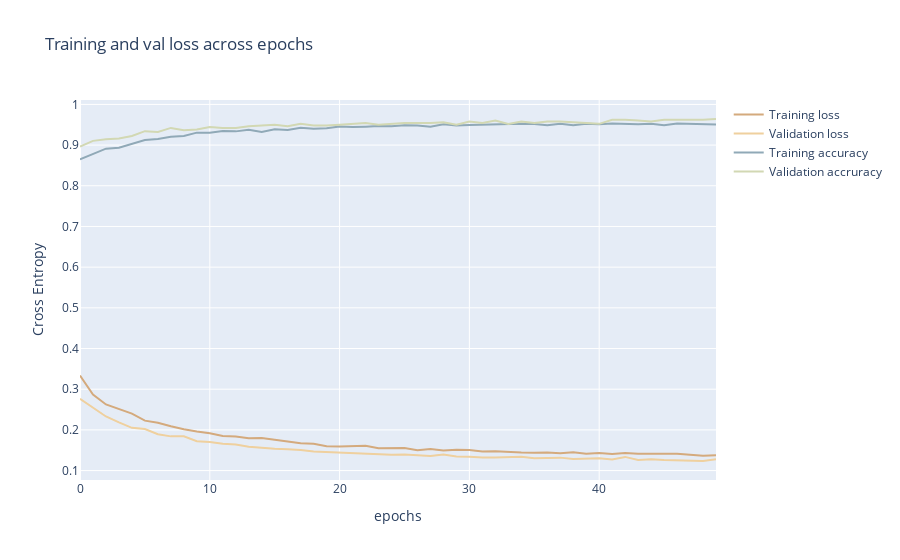

This figure's notebook cell:
### Code cell
fig = go.Figure(data=[
                      go.Scatter(
                          y=history_tlbert.history["loss"],
                          name="Training loss",
                          mode="lines",
                          marker=dict(
                          color=color_chart[0]
                          )),
                      go.Scatter(
                          y=history_tlbert.history["val_loss"],
                          name="Validation loss",
                          mode="lines",
                          marker=dict(
                              color=color_chart[1]
                          )),
                      go.Scatter(
                          y=history_tlbert.history["accuracy"],
                          name="Training accuracy",
                          mode="lines",
                          marker=dict(
                              color=color_chart[2]
                          )),
                      go.Scatter(
                          y=history_tlbert.history["val_accuracy"],
                          name="Validation accruracy",
                          mode="lines",
                          marker=dict(
                              color=color_chart[3]
                          ))
                      ])
fig.update_layout(
                  title='Training and val loss across epochs',
                  xaxis_title='epochs',
                  yaxis_title='Cross Entropy'    
                  )
fig.show()

### Figure 1 — Plotly figure (JSON) as saved in the notebook; plotly's stock layout.template omitted (floating-point values rounded to 4 significant figures)
{"data": [{"marker": {"color": "#D4AA7D"}, "mode": "lines", "name": "Training loss", "y": [0.3337, 0.2869, 0.2625, 0.2506, 0.2401, 0.2228, 0.2176, 0.2089, 0.2014, 0.1958, 0.1916, 0.1848, 0.1837, 0.1792, 0.1799, 0.1755, 0.1711, 0.1672, 0.1658, 0.1601, 0.159, 0.1597, 0.1609, 0.155, 0.155, 0.1552, 0.1499, 0.1527, 0.1493, 0.1512, 0.1503, 0.1468, 0.1475, 0.1453, 0.1444, 0.1437, 0.1441, 0.1424, 0.1451, 0.1414, 0.1433, 0.1405, 0.1432, 0.1414, 0.1413, 0.1416, 0.1411, 0.1386, 0.1365, 0.1376], "type": "scatter"}, {"marker": {"color": "#EFD09E"}, "mode": "lines", "name": "Validation loss", "y": [0.2766, 0.2554, 0.233, 0.2185, 0.2051, 0.202, 0.1895, 0.1841, 0.1842, 0.1721, 0.1703, 0.166, 0.164, 0.1587, 0.1552, 0.1534, 0.1523, 0.1508, 0.1467, 0.1454, 0.144, 0.1431, 0.1427, 0.1395, 0.139, 0.1392, 0.1375, 0.1356, 0.1392, 0.1346, 0.1342, 0.1322, 0.1324, 0.133, 0.1342, 0.1305, 0.1311, 0.1318, 0.1282, 0.1287, 0.1302, 0.127, 0.1336, 0.1261, 0.1279, 0.1262, 0.1248, 0.1245, 0.1235, 0.1277], "type": "scatter"}, {"marker": {"color": "#90A9B7"}, "mode": "lines", "name": "Training accuracy", "y": [0.8648, 0.8777, 0.8912, 0.8934, 0.9034, 0.9125, 0.9149, 0.9207, 0.9224, 0.9306, 0.9304, 0.9348, 0.9337, 0.9379, 0.9322, 0.9391, 0.9371, 0.9428, 0.9399, 0.9413, 0.9457, 0.9444, 0.9453, 0.9468, 0.9464, 0.9488, 0.9479, 0.9453, 0.951, 0.9481, 0.9497, 0.9506, 0.9499, 0.9523, 0.9523, 0.9519, 0.9488, 0.9526, 0.9488, 0.9523, 0.9512, 0.9532, 0.9519, 0.9515, 0.9523, 0.9486, 0.953, 0.9517, 0.9517, 0.9506], "type": "scatter"}, {"marker": {"color": "#D2D8B3"}, "mode": "lines", "name": "Validation accruracy", "y": [0.8964, 0.9104, 0.9143, 0.9163, 0.9223, 0.9343, 0.9323, 0.9422, 0.9363, 0.9382, 0.9442, 0.9422, 0.9422, 0.9462, 0.9482, 0.9502, 0.9462, 0.9522, 0.9482, 0.9482, 0.9502, 0.9522, 0.9542, 0.9502, 0.9522, 0.9542, 0.9542, 0.9542, 0.9562, 0.9502, 0.9582, 0.9542, 0.9602, 0.9522, 0.9582, 0.9542, 0.9582, 0.9582, 0.9562, 0.9542, 0.9522, 0.9622, 0.9622, 0.9602, 0.9582, 0.9622, 0.9622, 0.9622, 0.9622, 0.9641], "type": "scatter"}], "layout": {"title": {"text": "Training and val loss across epochs"}, "xaxis": {"title": {"text": "epochs"}}, "yaxis": {"title": {"text": "Cross Entropy"}}}}
